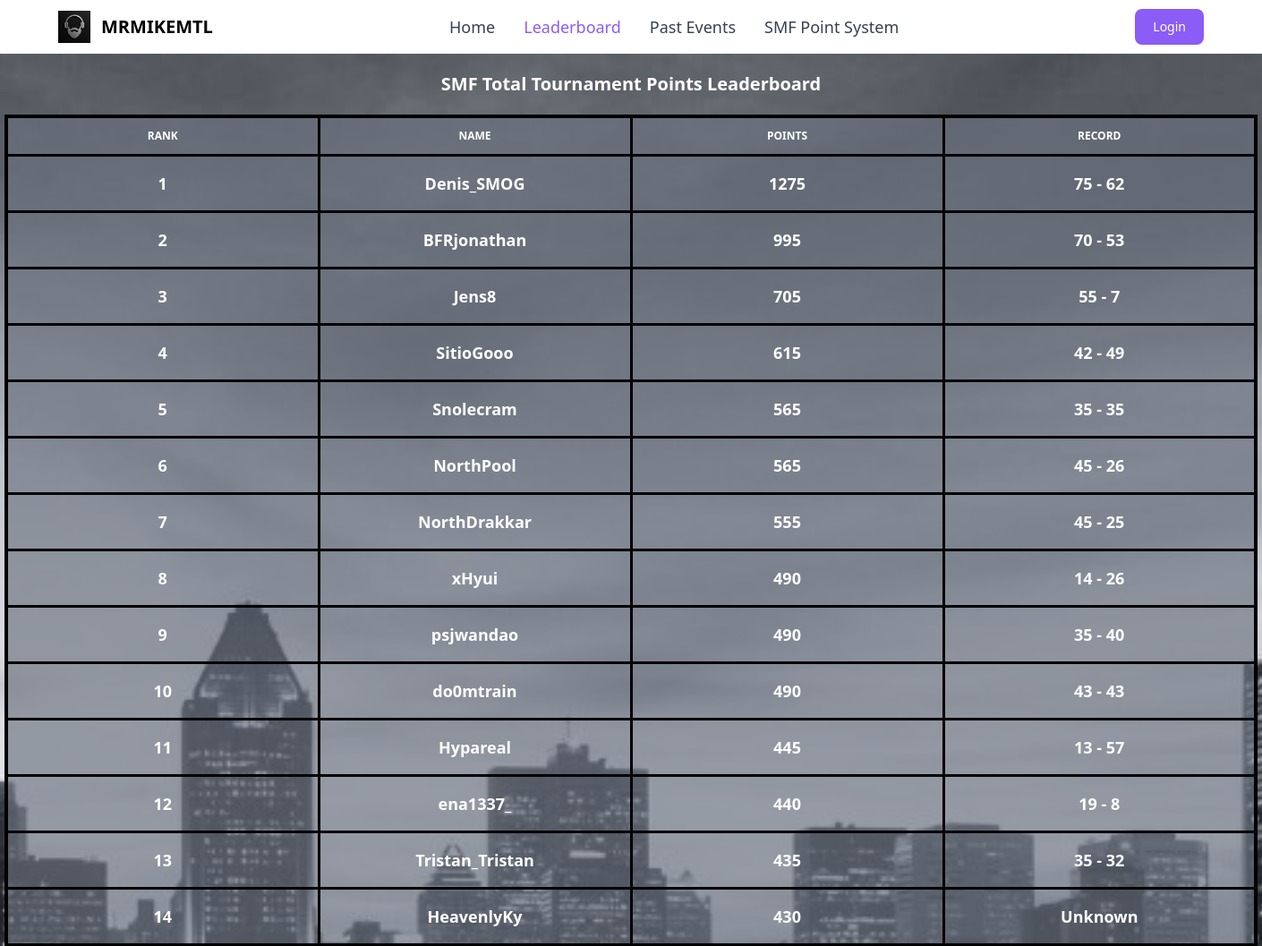
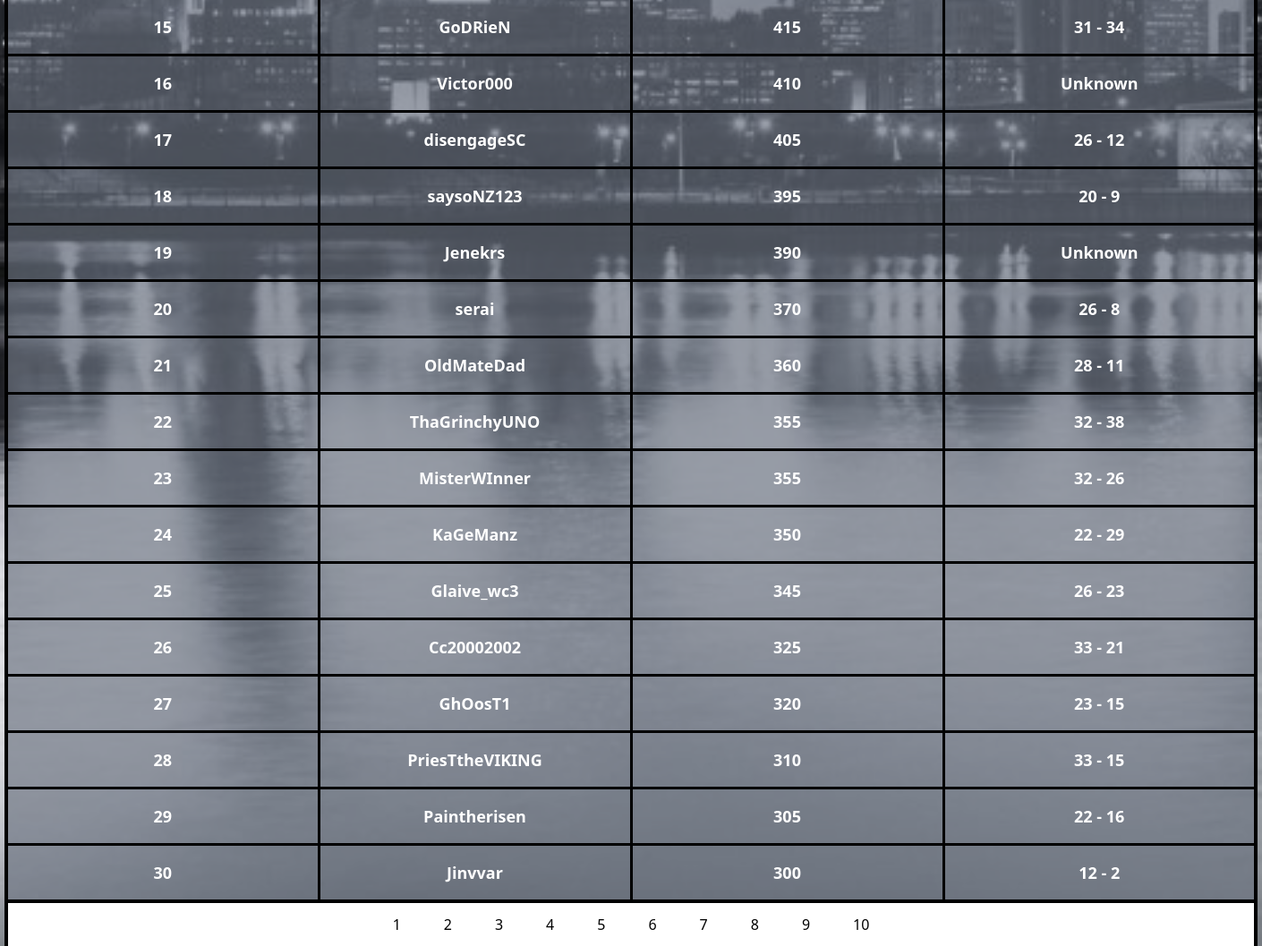
The app's page /leaderboard with its own data (2 pictures, top to bottom).
### tables this page shows
CREATE TABLE participants (id INTEGER PRIMARY KEY, name varchar(255), total_points INTEGER, user_id INTEGER);

### web/app.py (the view, shortened to what this page needs)
@app.route("/leaderboard")
def leaderboard():
	raw_data = dbsession.exec_driver_sql("SELECT name, total_points, user_id from participants ORDER BY total_points desc;").all()
	data = []
	page_size = 30
	total = len(raw_data)
	total_pages = round(total / page_size)
	page = request.args.get("page")
	if page is not None:
		page = int(page)
	if page is None:
		starting_spot = 1
	elif page == 1:
		starting_spot = 1
	else:
		starting_spot = (page - 1) * page_size + 1
	i = 1
	for record in raw_data:
		if i >= starting_spot and len(data) < page_size:
			if record is not None:
				if record.user_id is not None:
					db_data_1 = dbsession.exec_driver_sql(f"SELECT participant_1_points, participant_2_points FROM tournament_matches WHERE participant_1_id = {record.user_id};").all()
					db_data_2 = dbsession.exec_driver_sql(f"SELECT participant_1_points, participant_2_points FROM tournament_matches WHERE participant_2_id = {record.user_id};").all()
					wins = 0
					losses = 0
					for w in db_data_1:
						wins = wins + w.participant_1_points
						losses = losses + w.participant_2_points
					for n in db_data_2:
						wins = wins + n.participant_2_points
						losses = losses + n.participant_1_points
					data_obj = {
						"rank": i,
						"name": record.name,
						"total_points": record.total_points,
						"record": f"{wins} - {losses}"
					}
					data.append(data_obj)
				else:
					data_obj = {
						"rank": i,
						"name": record.name,
						"total_points": record.total_points,
						"record": f"Unknown"
					}
					data.append(data_obj)
		i = i + 1
	pages = []
	page_num = 1
	while len(pages) < total_pages:
		pages.append(page_num)
		page_num = page_num + 1
	return render_template("leaderboard.html", data=data, pages=pages)

### web/templates/leaderboard.html (shortened to what this page needs)
<!DOCTYPE html>
<html lang="en">
<head>
    <link rel="stylesheet" href="{{url_for('static',filename='dist/output.css')}}">
</head>
<body>
     <nav class="px-2 sm:px-4 py-2.50">
        <div class="container flex flex-wrap items-center justify-between mx-auto">
            <a href="/" class="flex items-center">
                <img src="../static/dist/beard_logo.jpg" class="h-6 mr-3 sm:h-9">
                <span class="self-center text-xl font-semibold whitespace-nowrap">MRMIKEMTL</span>
            </a>
            <div class="flex md:order-2">
                <button type="button"
                    class="text-white bg-purple-500 focus:ring-4 focus:outline-none focus:ring-blue-300 font-medium rounded-lg text-sm px-5 py-2.5 text-center mr-3 md:mr-0"><a href="/login">Login</a></button>
            </div>
            <div class="items-center justify-between hidden w-full md:flex md:w-auto md:order-1" id="navbar-cta">
                <ul
                    class="flex flex-col p-4 mt-4 border rounded-lg md:flex-row md:space-x-8 md:mt-0 md:text-sm md:font-medium md:border-0 md:bg-white">
                    <li>
                        <a href="/"
                            class="block py-2 pl-3 pr-4 text-lg text-gray-700 rounded-sm hover:bg-gray-100 md:hover:bg-transparent md:hover:text-purple-500 md:p-0">Home</a>
                    </li>
                    <li>
                        <a href="/leaderboard"
                            class="block py-2 pl-3 pr-4 text-lg text-white bg-blue-700 rounded-sm md:bg-transparent md:text-purple-500 md:p-0"
                            aria-current="page">Leaderboard</a>
                    </li>
                    <li>
                        <a href="/events"
                            class="block py-2 pl-3 pr-4 text-lg text-gray-700 rounded-sm hover:bg-gray-100 md:hover:bg-transparent md:hover:text-purple-500 md:p-0">Past Events</a>
                    </li>
                    <li>
                        <a href="/point_system"
                            class="block py-2 pl-3 pr-4 text-lg text-gray-700 rounded-sm hover:bg-gray-100 md:hover:bg-transparent md:hover:text-purple-500 md:p-0">SMF Point System</a>
                    </li>
                </ul>
            </div>
        </div>
    </nav>
<div class="bg-[url(cityscape.jpg)] bg-cover bg-center min-h-screen w-full place-items-center">
    <table class="table-fixed mx-auto w-350 text-white p-200 box-border size-32 border-4 justify-items-center border-black self-center">
            <caption class="p-5 text-xl font-semibold text-center text-white justify-center">
            SMF Total Tournament Points Leaderboard
        </caption>
        <thead class="w-full text-xs text-white uppercase">
            <tr>
                <th scope="col" class="px-6 py-3 p-20 text-white bg-gray-500/65 box-border border-3 border-black">
                    Rank
                </th>
                <th scope="col"class="px-6 py-3 p-20 text-white bg-gray-500/65 box-border border-3 border-black">
                    Name
                </th>
                <th scope="col" class="px-6 py-3 p-20 text-white bg-gray-500/65 box-border border-3 border-black">
                    Points
                </th>
                <th scope="col" class="px-6 py-3 p-20 text-white bg-gray-500/65 box-border border-3 border-black">
                    Record
                </th>
            </tr>
        </thead>
        {% for row in data %}
        <tbody>
            <tr class="p-4 text-lg font-semibold w-full text-center">
                <th scope="row" class="text-white bg-gray-500/65 box-border border-3 border-black" >
                    {{ row.rank }}
                </th>
                <td scope="row" class="px-6 py-4 p-20 text-white bg-gray-500/65 box-border border-3 border-black">
                    {{ row.name }}
                </td>
                <td scope="row" class="px-6 py-4 p-20 text-white bg-gray-500/65 box-border border-3 border-black">
                    {{ row.total_points}}
                </td>
                <td scope="row" class="px-6 py-4 p-20 text-white bg-gray-500/65 box-border border-3 border-black">
                    {{ row.record}}
                </td>
            </tr>
        </tbody>
        {% endfor %}
</table>
<div class="flex mx-auto justify-center items-center space-x-2 bg-white w-350 border-r-4 border-black border-l-4">
    {% for page in pages %}
        <a href="/leaderboard?page={{ page }}" class="inline-flex items-center justify-center px-5 py-3 text-base font-medium text-center text-black rounded-lg hover:bg-gray-500 focus:ring-4 focus:bg-gray-500">
        {{ page }}
        </a>
    {% endfor %}
</div>
</div>
</body>
</html>

### records on screen
participants: rank "1", name "Denis_SMOG", total_points "1275", record "75 - 62"
participants: rank "2", name "BFRjonathan", total_points "995", record "70 - 53"
participants: rank "3", name "Jens8", total_points "705", record "55 - 7"
participants: rank "4", name "SitioGooo", total_points "615", record "42 - 49"
participants: rank "5", name "Snolecram", total_points "565", record "35 - 35"
participants: rank "6", name "NorthPool", total_points "565", record "45 - 26"
participants: rank "7", name "NorthDrakkar", total_points "555", record "45 - 25"
participants: rank "8", name "xHyui", total_points "490", record "14 - 26"
participants: rank "9", name "psjwandao", total_points "490", record "35 - 40"
participants: rank "10", name "do0mtrain", total_points "490", record "43 - 43"
participants: rank "11", name "Hypareal", total_points "445", record "13 - 57"
participants: rank "12", name "ena1337_", total_points "440", record "19 - 8"
participants: rank "13", name "Tristan_Tristan", total_points "435", record "35 - 32"
participants: rank "14", name "HeavenlyKy", total_points "430", record "Unknown"
participants: rank "15", name "GoDRieN", total_points "415", record "31 - 34"
participants: rank "16", name "Victor000", total_points "410", record "Unknown"
participants: rank "17", name "disengageSC", total_points "405", record "26 - 12"
participants: rank "18", name "saysoNZ123", total_points "395", record "20 - 9"
participants: rank "19", name "Jenekrs", total_points "390", record "Unknown"
participants: rank "20", name "serai", total_points "370", record "26 - 8"
participants: rank "21", name "OldMateDad", total_points "360", record "28 - 11"
participants: rank "22", name "ThaGrinchyUNO", total_points "355", record "32 - 38"
participants: rank "23", name "MisterWInner", total_points "355", record "32 - 26"
participants: rank "24", name "KaGeManz", total_points "350", record "22 - 29"
participants: rank "25", name "Glaive_wc3", total_points "345", record "26 - 23"
participants: rank "26", name "Cc20002002", total_points "325", record "33 - 21"
participants: rank "27", name "GhOosT1", total_points "320", record "23 - 15"
participants: rank "28", name "PriesTtheVIKING", total_points "310", record "33 - 15"
participants: rank "29", name "Paintherisen", total_points "305", record "22 - 16"
participants: rank "30", name "Jinvvar", total_points "300", record "12 - 2"

### other values on screen
{{ page }} "1" "2" "3" "4" "5" "6" "7" "8" "9" "10"
